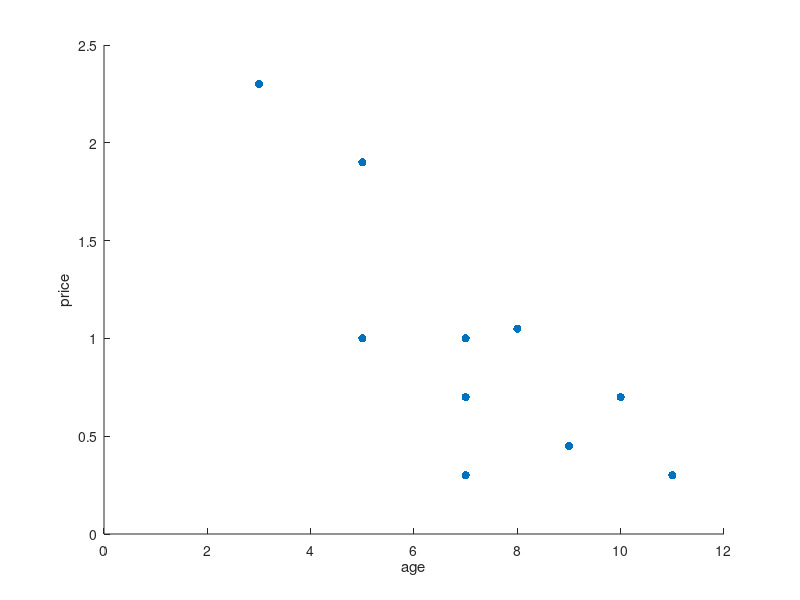

Write the MATLAB code that produced this figure.
clc;clear;close all
x(:,1)=[3 5 5 7 7 7 8 9 10 11]
x(:,2)=[2.3 1.9 1 0.7 0.3 1 1.05 0.45 0.7 0.3]
figure
scatter(x(:,1),x(:,2),'filled');
xlabel('age')
ylabel('price')
xlim([0 12])
fprintf('mean value of x1=%.02f \n',mean(x(:,1)))
fprintf('mean value of x2=%.02f \n',mean(x(:,2)))
fprintf('variance of x1=%.02f \n',var(x(:,1)))
fprintf('variance of x2=%.02f \n',var(x(:,2)))
fprintf(' Cov of x1 and x2= \n %.02f %.02f \n %.02f %.02f \n',cov(x))
fprintf('Corr of x1 and x2= \n %.02f %.02f \n %.02f %.02f \n',corrcoef(x))


Sum=0

for i=1:length(x(:,1))
   Sum=Sum+(x(i,1)-7.2).*(x(i,2)-0.97);
end
Sum/i
Sum/(i-1)